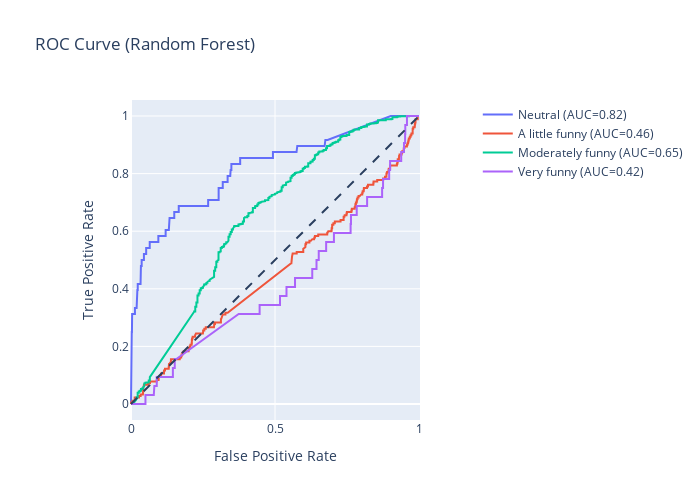

Here is the notebook cell this chart was saved with:
### Code cell
rf_y_scores = rf_clf.predict_proba(X_test_trans1)

# One hot encode the labels in order to plot them
rf_y_onehot = pd.get_dummies(y_test, columns = rf_clf.classes_)

# Create an empty figure, and iteratively add new lines
# every time we compute a new class
rf_roc_fig = go.Figure()
rf_roc_fig.add_shape(
    type = 'line', line = dict(dash='dash'),
    x0 = 0, x1 = 1, y0 = 0, y1 = 1
)

for i in range(rf_y_scores.shape[1]):
    y_true = rf_y_onehot.iloc[:, i]
    y_score = rf_y_scores[:, i]

    fpr, tpr, _ = roc_curve(y_true, y_score)
    auc_score = roc_auc_score(y_true, y_score)

    name = f"{class_names[i]} (AUC={auc_score:.2f})"
    rf_roc_fig.add_trace(go.Scatter(x = fpr, y = tpr, name = name, mode = 'lines'))

rf_roc_fig.update_layout(
    title = 'ROC Curve (Random Forest)',
    xaxis_title = 'False Positive Rate',
    yaxis_title = 'True Positive Rate',
    yaxis = dict(scaleanchor = "x", scaleratio = 1),
    xaxis = dict(constrain = 'domain'),
    width = 700, height = 500
)
rf_roc_fig.show()

### Figure 1 — Plotly figure (JSON) as saved in the notebook; plotly's stock layout.template omitted (floating-point values rounded to 4 significant figures; data arrays with more than 128 entries replaced by an {"elided": "..."} marker saying what was removed)
{"data": [{"mode": "lines", "name": "Neutral (AUC=0.82)", "type": "scatter", "x": {"elided": "203 float values"}, "y": {"elided": "203 float values"}}, {"mode": "lines", "name": "A little funny (AUC=0.46)", "type": "scatter", "x": {"elided": "342 float values"}, "y": {"elided": "342 float values"}}, {"mode": "lines", "name": "Moderately funny (AUC=0.65)", "type": "scatter", "x": {"elided": "399 float values"}, "y": {"elided": "399 float values"}}, {"mode": "lines", "name": "Very funny (AUC=0.42)", "type": "scatter", "x": {"elided": "193 float values"}, "y": {"elided": "193 float values"}}], "layout": {"height": 500, "shapes": [{"line": {"dash": "dash"}, "type": "line", "x0": 0, "x1": 1, "y0": 0, "y1": 1}], "title": {"text": "ROC Curve (Random Forest)"}, "width": 700, "xaxis": {"constrain": "domain", "title": {"text": "False Positive Rate"}}, "yaxis": {"scaleanchor": "x", "scaleratio": 1, "title": {"text": "True Positive Rate"}}}}
